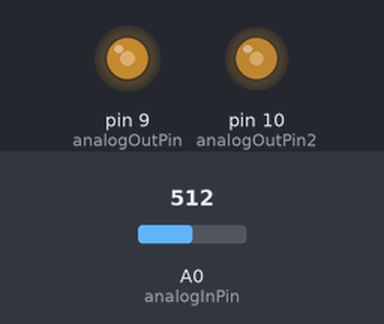
Bench run of a sketch on a simulated Arduino Uno, built with avr-gcc and run on an emulated ATmega328P. Parts: output pins drawn as LEDs (lit = HIGH). The test bench sets the inputs (shaded band); at power-on: A0 (analogInPin) = 512.

Above: at 1.2 s.
1.3 s: A0 (analogInPin) set to 716
At 2.2 s:
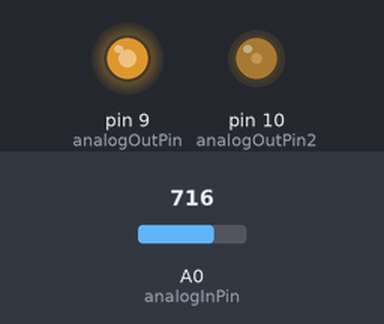
2.8 s: A0 (analogInPin) set to 900
At 3.3 s:
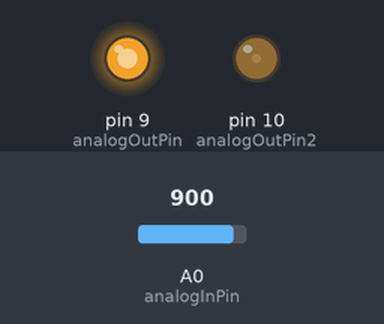
4.3 s: A0 (analogInPin) set to 1023
At 5.5 s:
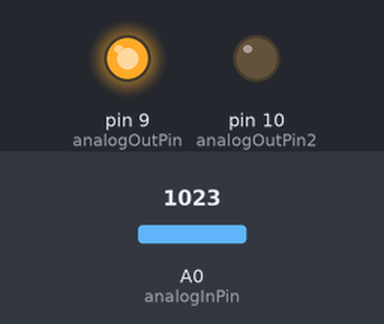
5.8 s: A0 (analogInPin) set to 306
At 6.8 s:
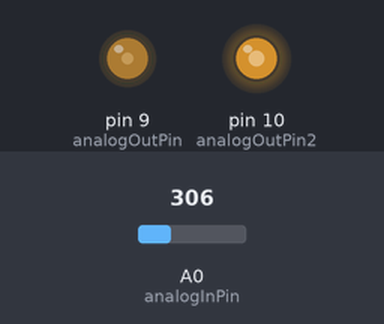
7.3 s: A0 (analogInPin) set to 122
At 7.9 s:
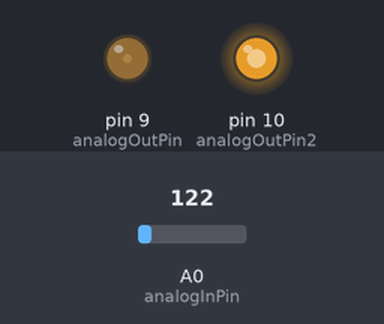
8.8 s: A0 (analogInPin) set to 511
At 9.1 s:
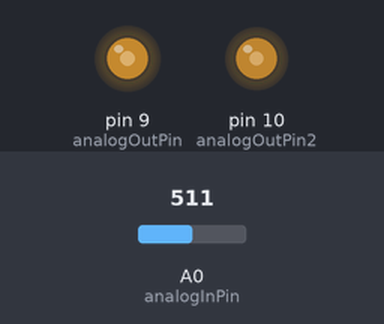
Timing chart, 0 to 11.3 s (numbered marks = the images above; inputs shaded):
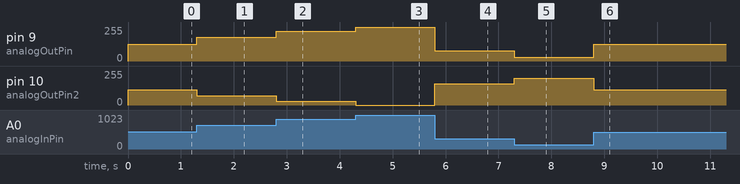

Measured:
- after the input at 1.3 s, pin 9 (analogOutPin): 127/255 → 178/255 at once; pin 10 (analogOutPin2): 113/255 → 68/255 at once
- after the input at 2.8 s, pin 9 (analogOutPin): 178/255 → 224/255 at once; pin 10 (analogOutPin2): 68/255 → 28/255 at once
- after the input at 4.3 s, pin 9 (analogOutPin): 224/255 → 255/255 at once; pin 10 (analogOutPin2): 28/255 → 0/255 at once
- after the input at 5.8 s, pin 9 (analogOutPin): 255/255 → 76/255 at once; pin 10 (analogOutPin2): 0/255 → 158/255 at once
- after the input at 7.3 s, pin 9 (analogOutPin): 76/255 → 30/255 at once; pin 10 (analogOutPin2): 158/255 → 199/255 at once
- after the input at 8.8 s, pin 9 (analogOutPin): 30/255 → 127/255 at once; pin 10 (analogOutPin2): 199/255 → 113/255 at once

The sketch:

2.6.ino
```cpp
const int analogInPin=A0;
const int analogOutPin=9;
const int analogOutPin2=10;

int sensorValue=0;
int outputValue=0;
int outputValue2=0;

void setup() {
  // put your setup code here, to run once:

}

void loop() {
  // put your main code here, to run repeatedly:

  sensorValue = analogRead(analogInPin);
  outputValue=map(sensorValue,0,1023,0,255);
  outputValue2=map(sensorValue,0,1023,225,0);
  analogWrite(analogOutPin,outputValue);
  analogWrite(analogOutPin2,outputValue2);
}
```
